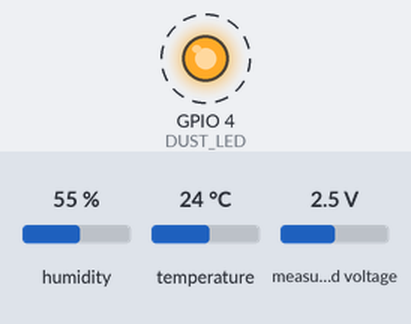
This sketch was run on a simulated ESP32-C3. Shown: output pins drawn as LEDs (lit = HIGH). Dashed ring = blinking. Inputs (shaded band) come from the test bench; at power-on: humidity 55 %, temperature 24 °C, measured voltage 2.5 V. What the sketch prints to the serial monitor is not drawn.

Above: at 1.0 s.
Timing chart, 0 to 4.7 s (numbered marks = the images above):
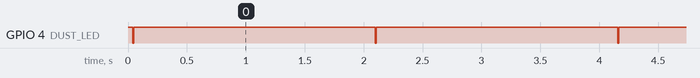

The sketch:

SHT30_ADS1115_GP2Y10.ino
```cpp
#include <Wire.h>
#include <Adafruit_SHT31.h>
#include <Adafruit_ADS1X15.h>

// Pin Definitions
#define I2C_SDA 6
#define I2C_SCL 7
#define DUST_LED 4

// Sensor Objects
Adafruit_SHT31 sht30 = Adafruit_SHT31();
Adafruit_ADS1115 ads; // Default address is 0x48

// Dust Sensor Timing (GP2Y10 specs)
const int samplingTime = 280;
const int deltaTime = 40;
const int sleepTime = 9680;

void setup() {
  Serial.begin(115200);
  pinMode(DUST_LED, OUTPUT);
  digitalWrite(DUST_LED, HIGH); // Off (Active Low)

  // Initialize I2C on specific ESP32-C3 pins
  Wire.begin(I2C_SDA, I2C_SCL);

  // Initialize SHT30
  if (!sht30.begin(0x44)) {
    Serial.println("SHT30 not found!");
  }

  // Initialize ADS1115
  if (!ads.begin(0x48)) {
    Serial.println("ADS1115 not found!");
  }

  // Set Gain for ADS1115 (1x gain = +/- 4.096V)
  ads.setGain(GAIN_ONE);

  Serial.println("Sensor Node Initialized...");
}

void loop() {
  // 1. Read SHT30 (Temp/Humidity)
  float t = sht30.readTemperature();
  float h = sht30.readHumidity();

  // 2. Read GP2Y10 via ADS1115 A0
  digitalWrite(DUST_LED, LOW); // Turn on LED
  delayMicroseconds(samplingTime);

  int16_t adc0 = ads.readADC_SingleEnded(3);

  delayMicroseconds(deltaTime);
  digitalWrite(DUST_LED, HIGH); // Turn off LED
  delayMicroseconds(sleepTime);

  // Convert ADC to Voltage
  // GAIN_ONE results in 0.125mV per bit
  float voltage = adc0 * 0.125 / 1000.0;

  // 3. Print Results
  Serial.println("--- Reading ---");
  Serial.print("Temp: "); Serial.print(t); Serial.println(" C");
  Serial.print("Hum:  "); Serial.print(h); Serial.println(" %");
  Serial.print("Dust Voltage: "); Serial.print(voltage); Serial.println(" V");

  delay(2000);
}
```

Measured:
- by itself, GPIO 4 (DUST_LED): alternates HIGH for 2.1 s and LOW for 0.01 s
